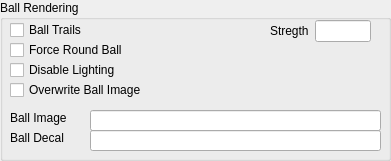
    <widget class="QGroupBox" name="groupBox_7">
     <property name="geometry">
      <rect>
       <x>450</x>
       <y>0</y>
       <width>391</width>
       <height>161</height>
      </rect>
     </property>
     <property name="title">
      <string>Ball Rendering</string>
     </property>
     <property name="flat">
      <bool>false</bool>
     </property>
     <widget class="QCheckBox" name="BallTrail">
      <property name="geometry">
       <rect>
        <x>10</x>
        <y>20</y>
        <width>141</width>
        <height>20</height>
       </rect>
      </property>
      <property name="text">
       <string>Ball Trails</string>
      </property>
     </widget>
     <widget class="QCheckBox" name="BallAntiStretch">
      <property name="geometry">
       <rect>
        <x>10</x>
        <y>40</y>
        <width>141</width>
        <height>20</height>
       </rect>
      </property>
      <property name="text">
       <string>Force Round Ball</string>
      </property>
     </widget>
     <widget class="QCheckBox" name="DisableLightingForBalls">
      <property name="geometry">
       <rect>
        <x>10</x>
        <y>60</y>
        <width>141</width>
        <height>20</height>
       </rect>
      </property>
      <property name="text">
       <string>Disable Lighting</string>
      </property>
     </widget>
     <widget class="QCheckBox" name="OverwriteBallImage">
      <property name="geometry">
       <rect>
        <x>10</x>
        <y>80</y>
        <width>161</width>
        <height>20</height>
       </rect>
      </property>
      <property name="text">
       <string>Overwrite Ball Image</string>
      </property>
     </widget>
     <widget class="QLabel" name="LabelBallImage">
      <property name="geometry">
       <rect>
        <x>10</x>
        <y>110</y>
        <width>71</width>
        <height>16</height>
       </rect>
      </property>
      <property name="text">
       <string>Ball Image</string>
      </property>
     </widget>
     <widget class="QLabel" name="LabelBallDecal">
      <property name="geometry">
       <rect>
        <x>10</x>
        <y>130</y>
        <width>71</width>
        <height>16</height>
       </rect>
      </property>
      <property name="text">
       <string>Ball Decal</string>
      </property>
     </widget>
     <widget class="QLineEdit" name="BallImage">
      <property name="geometry">
       <rect>
        <x>90</x>
        <y>110</y>
        <width>291</width>
        <height>21</height>
       </rect>
      </property>
     </widget>
     <widget class="QLineEdit" name="DecalImage">
      <property name="geometry">
       <rect>
        <x>90</x>
        <y>130</y>
        <width>291</width>
        <height>21</height>
       </rect>
      </property>
     </widget>
     <widget class="QWidget" name="gridLayoutWidget_43">
      <property name="geometry">
       <rect>
        <x>270</x>
        <y>20</y>
        <width>101</width>
        <height>23</height>
       </rect>
      </property>
      <layout class="QGridLayout" name="GridBallTrailStrength">
       <item row="1" column="0">
        <widget class="QLabel" name="LabelBallTrailStrength">
         <property name="text">
          <string>Stregth</string>
         </property>
        </widget>
       </item>
       <item row="1" column="1">
        <widget class="QLineEdit" name="BallTrailStrength">
         <property name="inputMask">
          <string/>
         </property>
        </widget>
       </item>
      </layout>
     </widget>
    </widget>
